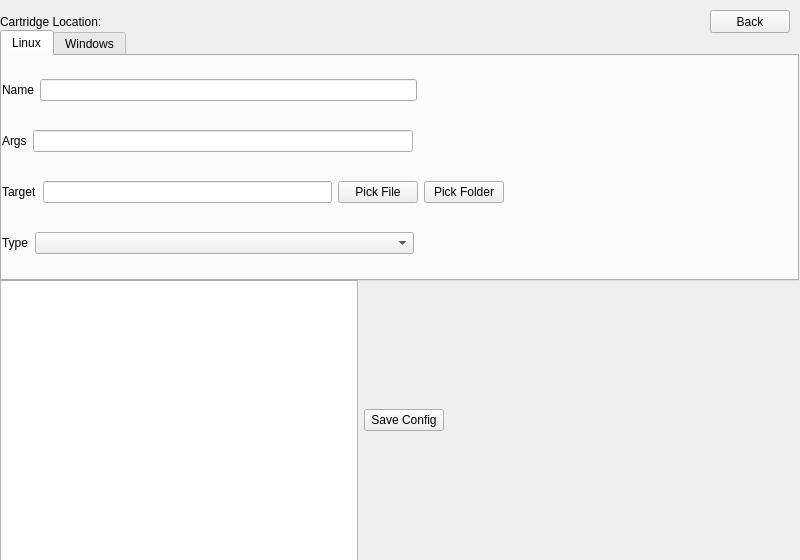
<?xml version="1.0" encoding="UTF-8"?>
<ui version="4.0">
 <class>Form</class>
 <widget class="QWidget" name="Form">
  <property name="geometry">
   <rect>
    <x>0</x>
    <y>0</y>
    <width>800</width>
    <height>560</height>
   </rect>
  </property>
  <property name="sizePolicy">
   <sizepolicy hsizetype="Fixed" vsizetype="Fixed">
    <horstretch>0</horstretch>
    <verstretch>0</verstretch>
   </sizepolicy>
  </property>
  <property name="windowTitle">
   <string>Form</string>
  </property>
  <widget class="QLabel" name="label_5">
   <property name="geometry">
    <rect>
     <x>0</x>
     <y>10</y>
     <width>119</width>
     <height>23</height>
    </rect>
   </property>
   <property name="sizePolicy">
    <sizepolicy hsizetype="Fixed" vsizetype="Fixed">
     <horstretch>0</horstretch>
     <verstretch>0</verstretch>
    </sizepolicy>
   </property>
   <property name="text">
    <string>Cartridge Location:</string>
   </property>
  </widget>
  <widget class="QLabel" name="labelDir">
   <property name="geometry">
    <rect>
     <x>130</x>
     <y>10</y>
     <width>291</width>
     <height>23</height>
    </rect>
   </property>
   <property name="sizePolicy">
    <sizepolicy hsizetype="Fixed" vsizetype="Fixed">
     <horstretch>0</horstretch>
     <verstretch>0</verstretch>
    </sizepolicy>
   </property>
   <property name="text">
    <string/>
   </property>
  </widget>
  <widget class="QWidget" name="horizontalLayoutWidget_6">
   <property name="geometry">
    <rect>
     <x>0</x>
     <y>280</y>
     <width>801</width>
     <height>281</height>
    </rect>
   </property>
   <property name="sizePolicy">
    <sizepolicy hsizetype="Fixed" vsizetype="Fixed">
     <horstretch>0</horstretch>
     <verstretch>0</verstretch>
    </sizepolicy>
   </property>
   <layout class="QHBoxLayout" name="horizPreview" stretch="0,0,0">
    <item>
     <widget class="QTextEdit" name="textEditPreview">
      <property name="enabled">
       <bool>true</bool>
      </property>
      <property name="readOnly">
       <bool>true</bool>
      </property>
     </widget>
    </item>
    <item>
     <widget class="QPushButton" name="buttonSave">
      <property name="enabled">
       <bool>true</bool>
      </property>
      <property name="text">
       <string>Save Config</string>
      </property>
     </widget>
    </item>
    <item>
     <spacer name="horizontalSpacer">
      <property name="orientation">
       <enum>Qt::Horizontal</enum>
      </property>
      <property name="sizeHint" stdset="0">
       <size>
        <width>40</width>
        <height>20</height>
       </size>
      </property>
     </spacer>
    </item>
   </layout>
  </widget>
  <widget class="QPushButton" name="buttonRestart">
   <property name="geometry">
    <rect>
     <x>710</x>
     <y>10</y>
     <width>80</width>
     <height>23</height>
    </rect>
   </property>
   <property name="text">
    <string>Back</string>
   </property>
  </widget>
  <widget class="QTabWidget" name="tabWidget">
   <property name="geometry">
    <rect>
     <x>0</x>
     <y>30</y>
     <width>799</width>
     <height>251</height>
    </rect>
   </property>
   <property name="currentIndex">
    <number>0</number>
   </property>
   <widget class="QWidget" name="tabLinux">
    <attribute name="title">
     <string>Linux</string>
    </attribute>
    <widget class="QWidget" name="verticalLayoutWidget_2">
     <property name="geometry">
      <rect>
       <x>0</x>
       <y>0</y>
       <width>791</width>
       <height>221</height>
      </rect>
     </property>
     <layout class="QVBoxLayout" name="verticalLayout">
      <item>
       <layout class="QHBoxLayout" name="horizName">
        <item>
         <widget class="QLabel" name="label">
          <property name="text">
           <string>Name</string>
          </property>
         </widget>
        </item>
        <item>
         <widget class="QLineEdit" name="lineEditName">
          <property name="enabled">
           <bool>true</bool>
          </property>
          <property name="clearButtonEnabled">
           <bool>true</bool>
          </property>
         </widget>
        </item>
        <item>
         <spacer name="horizontalSpacer_2">
          <property name="orientation">
           <enum>Qt::Horizontal</enum>
          </property>
          <property name="sizeHint" stdset="0">
           <size>
            <width>40</width>
            <height>20</height>
           </size>
          </property>
         </spacer>
        </item>
       </layout>
      </item>
      <item>
       <layout class="QHBoxLayout" name="horizArgs">
        <item>
         <widget class="QLabel" name="label_3">
          <property name="text">
           <string>Args</string>
          </property>
         </widget>
        </item>
        <item>
         <widget class="QLineEdit" name="lineEditArgs">
          <property name="enabled">
           <bool>true</bool>
          </property>
          <property name="clearButtonEnabled">
           <bool>true</bool>
          </property>
         </widget>
        </item>
        <item>
         <spacer name="horizontalSpacer_4">
          <property name="orientation">
           <enum>Qt::Horizontal</enum>
          </property>
          <property name="sizeHint" stdset="0">
           <size>
            <width>40</width>
            <height>20</height>
           </size>
          </property>
         </spacer>
        </item>
       </layout>
      </item>
      <item>
       <layout class="QHBoxLayout" name="horizTarget">
        <item>
         <widget class="QLabel" name="label_2">
          <property name="text">
           <string>Target</string>
          </property>
         </widget>
        </item>
        <item>
         <widget class="QLineEdit" name="lineEditTarget">
          <property name="enabled">
           <bool>true</bool>
          </property>
          <property name="readOnly">
           <bool>false</bool>
          </property>
          <property name="clearButtonEnabled">
           <bool>false</bool>
          </property>
         </widget>
        </item>
        <item>
         <widget class="QPushButton" name="buttonFile">
          <property name="enabled">
           <bool>true</bool>
          </property>
          <property name="text">
           <string>Pick File</string>
          </property>
         </widget>
        </item>
        <item>
         <widget class="QPushButton" name="buttonFolder">
          <property name="enabled">
           <bool>true</bool>
          </property>
          <property name="text">
           <string>Pick Folder</string>
          </property>
         </widget>
        </item>
        <item>
         <spacer name="horizontalSpacer_3">
          <property name="orientation">
           <enum>Qt::Horizontal</enum>
          </property>
          <property name="sizeHint" stdset="0">
           <size>
            <width>40</width>
            <height>20</height>
           </size>
          </property>
         </spacer>
        </item>
       </layout>
      </item>
      <item>
       <layout class="QHBoxLayout" name="horizType" stretch="0,1,1">
        <item>
         <widget class="QLabel" name="label_4">
          <property name="text">
           <string>Type</string>
          </property>
         </widget>
        </item>
        <item>
         <widget class="QComboBox" name="comboType">
          <property name="enabled">
           <bool>true</bool>
          </property>
          <property name="editable">
           <bool>false</bool>
          </property>
         </widget>
        </item>
        <item>
         <spacer name="horizontalSpacer_5">
          <property name="orientation">
           <enum>Qt::Horizontal</enum>
          </property>
          <property name="sizeHint" stdset="0">
           <size>
            <width>40</width>
            <height>20</height>
           </size>
          </property>
         </spacer>
        </item>
       </layout>
      </item>
     </layout>
    </widget>
   </widget>
   <widget class="QWidget" name="tabWindows">
    <attribute name="title">
     <string>Windows</string>
    </attribute>
    <widget class="QWidget" name="verticalLayoutWidget_3">
     <property name="geometry">
      <rect>
       <x>0</x>
       <y>0</y>
       <width>791</width>
       <height>221</height>
      </rect>
     </property>
     <layout class="QVBoxLayout" name="verticalLayout_2">
      <item>
       <layout class="QHBoxLayout" name="horizName_2">
        <item>
         <widget class="QLabel" name="label_6">
          <property name="text">
           <string>Name</string>
          </property>
         </widget>
        </item>
        <item>
         <widget class="QLineEdit" name="lineEditName_2">
          <property name="enabled">
           <bool>true</bool>
          </property>
          <property name="clearButtonEnabled">
           <bool>true</bool>
          </property>
         </widget>
        </item>
        <item>
         <spacer name="horizontalSpacer_6">
          <property name="orientation">
           <enum>Qt::Horizontal</enum>
          </property>
          <property name="sizeHint" stdset="0">
           <size>
            <width>40</width>
            <height>20</height>
           </size>
          </property>
         </spacer>
        </item>
       </layout>
      </item>
      <item>
       <layout class="QHBoxLayout" name="horizArgs_2">
        <item>
         <widget class="QLabel" name="label_7">
          <property name="text">
           <string>Args</string>
          </property>
         </widget>
        </item>
        <item>
         <widget class="QLineEdit" name="lineEditArgs_2">
          <property name="enabled">
           <bool>true</bool>
          </property>
          <property name="clearButtonEnabled">
           <bool>true</bool>
          </property>
         </widget>
        </item>
        <item>
         <spacer name="horizontalSpacer_7">
          <property name="orientation">
           <enum>Qt::Horizontal</enum>
          </property>
          <property name="sizeHint" stdset="0">
           <size>
            <width>40</width>
            <height>20</height>
           </size>
          </property>
         </spacer>
        </item>
       </layout>
      </item>
      <item>
       <layout class="QHBoxLayout" name="horizTarget_2">
        <item>
         <widget class="QLabel" name="label_8">
          <property name="text">
           <string>Target</string>
          </property>
         </widget>
        </item>
        <item>
         <widget class="QLineEdit" name="lineEditTarget_2">
          <property name="enabled">
           <bool>true</bool>
          </property>
          <property name="readOnly">
           <bool>false</bool>
          </property>
          <property name="clearButtonEnabled">
           <bool>false</bool>
          </property>
         </widget>
        </item>
        <item>
         <widget class="QPushButton" name="buttonFile_2">
          <property name="enabled">
           <bool>true</bool>
          </property>
          <property name="text">
           <string>Pick File</string>
          </property>
         </widget>
        </item>
        <item>
         <widget class="QPushButton" name="buttonFolder_2">
          <property name="enabled">
           <bool>true</bool>
          </property>
          <property name="text">
           <string>Pick Folder</string>
          </property>
         </widget>
        </item>
        <item>
         <spacer name="horizontalSpacer_8">
          <property name="orientation">
           <enum>Qt::Horizontal</enum>
          </property>
          <property name="sizeHint" stdset="0">
           <size>
            <width>40</width>
            <height>20</height>
           </size>
          </property>
         </spacer>
        </item>
       </layout>
      </item>
      <item>
       <layout class="QHBoxLayout" name="horizType_2" stretch="0,1,1">
        <item>
         <widget class="QLabel" name="label_9">
          <property name="text">
           <string>Type</string>
          </property>
         </widget>
        </item>
        <item>
         <widget class="QComboBox" name="comboType_2">
          <property name="enabled">
           <bool>true</bool>
          </property>
          <property name="editable">
           <bool>false</bool>
          </property>
         </widget>
        </item>
        <item>
         <spacer name="horizontalSpacer_9">
          <property name="orientation">
           <enum>Qt::Horizontal</enum>
          </property>
          <property name="sizeHint" stdset="0">
           <size>
            <width>40</width>
            <height>20</height>
           </size>
          </property>
         </spacer>
        </item>
       </layout>
      </item>
     </layout>
    </widget>
   </widget>
  </widget>
 </widget>
 <resources/>
 <connections/>
</ui>
